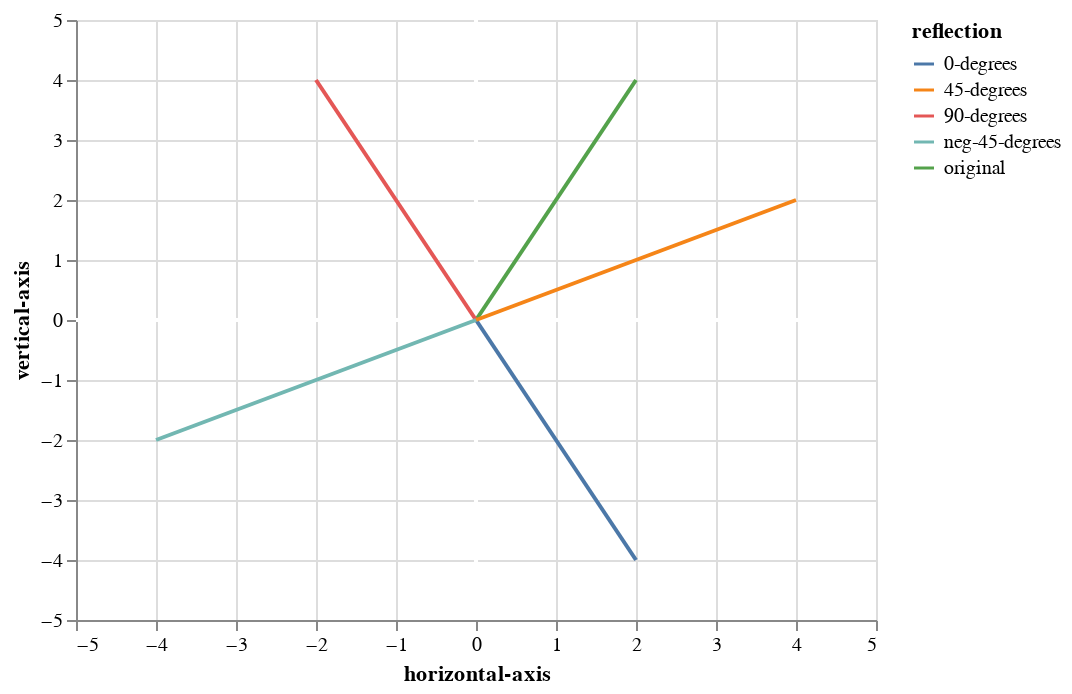

Source (notebook cell):
### Code cell
chart = alt.Chart(df).mark_line().encode(
    x=alt.X('dim-1', axis=alt.Axis(title='horizontal-axis')),
    y=alt.Y('dim-2', axis=alt.Axis(title='vertical-axis')),
    color='reflection')

base_coor(-5.0, 5.0) + chart

### Figure 1 — Vega-Lite specification as saved in the notebook (floating-point values rounded to 4 significant figures)
{"config": {"view": {"continuousWidth": 400, "continuousHeight": 300}}, "layer": [{"mark": {"type": "line", "color": "white"}, "encoding": {"x": {"type": "quantitative", "field": "horizontal"}, "y": {"type": "quantitative", "field": "vertical"}}}, {"mark": {"type": "line", "color": "white"}, "encoding": {"x": {"type": "quantitative", "field": "vertical"}, "y": {"type": "quantitative", "field": "horizontal"}}}, {"data": {"name": "data-d6c1c641e6407b304d469e8de4bf7492"}, "mark": "line", "encoding": {"color": {"type": "nominal", "field": "reflection"}, "x": {"type": "quantitative", "axis": {"title": "horizontal-axis"}, "field": "dim-1"}, "y": {"type": "quantitative", "axis": {"title": "vertical-axis"}, "field": "dim-2"}}}], "data": {"name": "data-dc621955550350bfc1b0624dd9983169"}, "$schema": "https://vega.github.io/schema/vega-lite/v4.8.1.json", "datasets": {"data-dc621955550350bfc1b0624dd9983169": [{"horizontal": -5.0, "vertical": 0.0}, {"horizontal": 5.0, "vertical": 0.0}], "data-d6c1c641e6407b304d469e8de4bf7492": [{"dim-1": 0.0, "dim-2": 0.0, "reflection": "original"}, {"dim-1": 2.0, "dim-2": 4.0, "reflection": "original"}, {"dim-1": 0.0, "dim-2": 0.0, "reflection": "0-degrees"}, {"dim-1": 2.0, "dim-2": -4.0, "reflection": "0-degrees"}, {"dim-1": 0.0, "dim-2": 0.0, "reflection": "90-degrees"}, {"dim-1": -2.0, "dim-2": 4.0, "reflection": "90-degrees"}, {"dim-1": 0.0, "dim-2": 0.0, "reflection": "45-degrees"}, {"dim-1": 4.0, "dim-2": 2.0, "reflection": "45-degrees"}, {"dim-1": 0.0, "dim-2": 0.0, "reflection": "neg-45-degrees"}, {"dim-1": -4.0, "dim-2": -2.0, "reflection": "neg-45-degrees"}]}}
